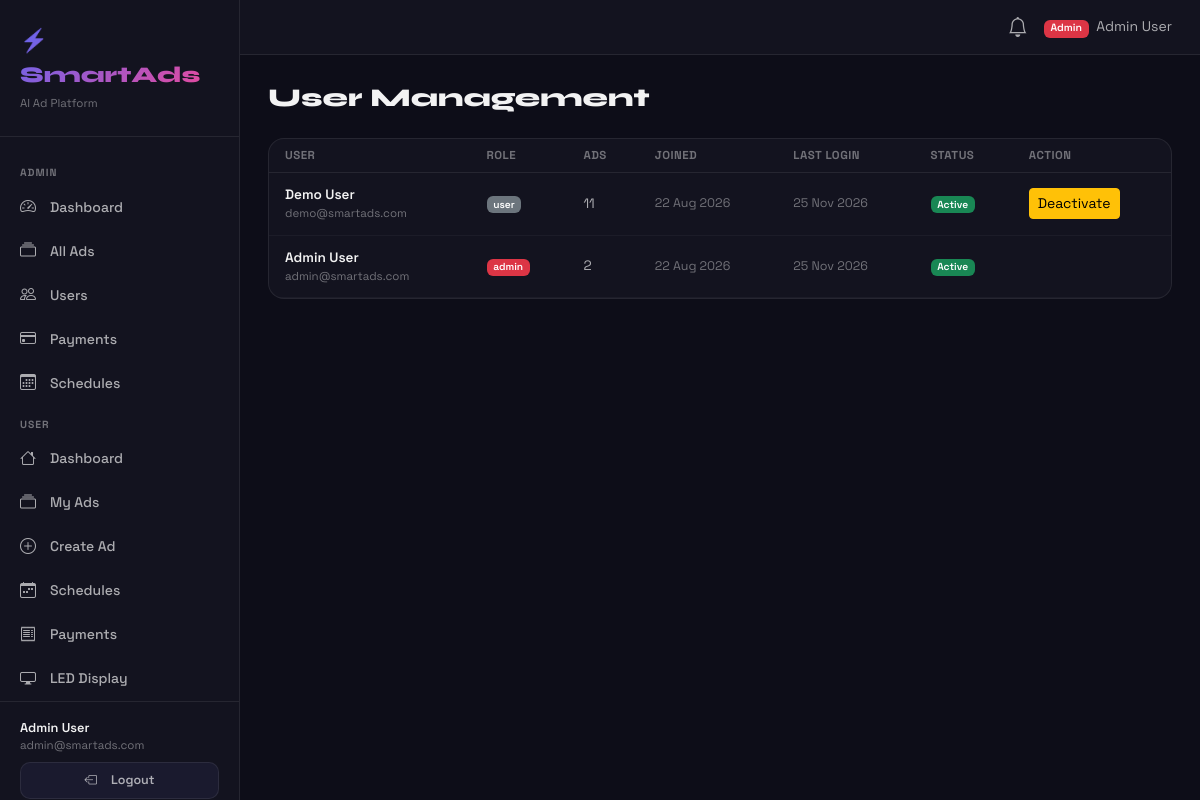
Page /admin/users (signed in) on the committed database.
### app/models/user.py (models this page shows, shortened)
class User(UserMixin, db.Model):
    __tablename__ = 'users'
    id            = db.Column(db.Integer, primary_key=True)
    name          = db.Column(db.String(120), nullable=False)
    email         = db.Column(db.String(150), unique=True, nullable=False, index=True)
    password_hash = db.Column(db.String(256), nullable=False)
    role          = db.Column(db.String(20), default='user')
    is_active     = db.Column(db.Boolean, default=True)
    created_at    = db.Column(db.DateTime, default=datetime.utcnow)
    last_login    = db.Column(db.DateTime, nullable=True)
    advertisements = db.relationship('Advertisement', backref='owner', lazy='dynamic', foreign_keys='Advertisement.user_id')
    payments       = db.relationship('Payment', backref='user', lazy='dynamic')
    schedules      = db.relationship('AdSchedule', backref='user', lazy='dynamic', foreign_keys='AdSchedule.user_id')
    notifications  = db.relationship('Notification', backref='user', lazy='dynamic')
    videos         = db.relationship('AdVideo', backref='user', lazy='dynamic')
    def is_admin(self): return self.role == 'admin'

### app/routes/admin.py (the view)
@admin_bp.route('/users')
@admin_required
def users():
    all_users = User.query.order_by(User.created_at.desc()).all()
    return render_template('admin/users.html', users=all_users)

### app/models/user.py (called while the page is built)
@login_manager.user_loader
def load_user(uid): return User.query.get(int(uid))

### app/routes/admin.py (called while the page is built)
def admin_required(f):
    @wraps(f)
    @login_required
    def decorated(*args, **kwargs):
        if not current_user.is_admin():
            flash('Admin access required.', 'danger')
            return redirect(url_for('dashboard.home'))
        return f(*args, **kwargs)
    return decorated

### app/templates/admin/users.html (shortened to what this page needs)
{% extends 'base.html' %}
{% block content %}
<h1 class="page-title mb-4">User Management</h1>
<div class="card-modern p-0 overflow-hidden">
  <table class="table-dark-custom">
    <thead><tr><th>User</th><th>Role</th><th>Ads</th><th>Joined</th><th>Last Login</th><th>Status</th><th>Action</th></tr></thead>
    <tbody>
      {% for u in users %}
      <tr>
        <td>
          <div style="font-weight:600;color:var(--text)">{{ u.name }}</div>
          <div style="font-size:.72rem;color:var(--text-muted)">{{ u.email }}</div>
        </td>
        <td><span class="badge bg-{{ 'danger' if u.role=='admin' else 'secondary' }}">{{ u.role }}</span></td>
        <td style="color:var(--text-secondary)">{{ u.advertisements.count() }}</td>
        <td style="font-size:.78rem;color:var(--text-muted)">{{ u.created_at.strftime('%d %b %Y') }}</td>
        <td style="font-size:.78rem;color:var(--text-muted)">{{ u.last_login.strftime('%d %b %Y') if u.last_login else 'Never' }}</td>
        <td><span class="badge bg-{{ 'success' if u.is_active else 'secondary' }}">{{ 'Active' if u.is_active else 'Inactive' }}</span></td>
        <td>
          {% if u.role != 'admin' %}
          <form method="POST" action="{{ url_for('admin.toggle_user', uid=u.id) }}" style="display:inline">
            <button type="submit" class="btn btn-sm btn-{{ 'warning' if u.is_active else 'success' }}">
              {{ 'Deactivate' if u.is_active else 'Activate' }}
            </button>
          </form>
          {% endif %}
        </td>
      </tr>
      {% endfor %}
    </tbody>
  </table>
</div>
{% endblock %}

### app/templates/base.html (shortened to what this page needs)
<!DOCTYPE html>
<html lang="en">
<head>
<link href="https://cdn.jsdelivr.net/npm/bootstrap@5.3.2/dist/css/bootstrap.min.css" rel="stylesheet">
<link href="https://cdn.jsdelivr.net/npm/bootstrap-icons@1.11.3/font/bootstrap-icons.css" rel="stylesheet">
</head>
<body>
<div class="sidebar">
  <div class="sidebar-brand">
    <div class="brand-logo">⚡ SmartAds</div>
    <div style="font-size:.72rem;color:var(--text-muted);margin-top:4px">AI Ad Platform</div>
  </div>
  <nav>
    {% if current_user.is_authenticated and current_user.is_admin() %}
    <div class="nav-section">Admin</div>
    <div class="nav-item"><a href="{{ url_for('admin.index') }}"><i class="bi bi-speedometer2"></i>Dashboard</a></div>
    <div class="nav-item"><a href="{{ url_for('admin.ads') }}"><i class="bi bi-collection"></i>All Ads</a></div>
    <div class="nav-item"><a href="{{ url_for('admin.users') }}"><i class="bi bi-people"></i>Users</a></div>
    <div class="nav-item"><a href="{{ url_for('admin.payments') }}"><i class="bi bi-credit-card"></i>Payments</a></div>
    <div class="nav-item"><a href="{{ url_for('admin.schedules') }}"><i class="bi bi-calendar3"></i>Schedules</a></div>
    <div class="nav-section">User</div>
    {% endif %}
    <div class="nav-item"><a href="{{ url_for('dashboard.home') }}"><i class="bi bi-house"></i>Dashboard</a></div>
    <div class="nav-item"><a href="{{ url_for('ads.list_ads') }}"><i class="bi bi-collection"></i>My Ads</a></div>
    <div class="nav-item"><a href="{{ url_for('ads.create') }}"><i class="bi bi-plus-circle"></i>Create Ad</a></div>
    <div class="nav-item"><a href="{{ url_for('schedule.index') }}"><i class="bi bi-calendar-week"></i>Schedules</a></div>
    <div class="nav-item"><a href="{{ url_for('payment.history') }}"><i class="bi bi-receipt"></i>Payments</a></div>
    <div class="nav-item"><a href="{{ url_for('display.index') }}"><i class="bi bi-display"></i>LED Display</a></div>
  </nav>
  {% if current_user.is_authenticated %}
  <div style="margin-top:auto;padding:16px 20px;border-top:1px solid var(--border)">
    <div style="font-size:.8rem;font-weight:600;color:var(--text)">{{ current_user.name }}</div>
    <div style="font-size:.72rem;color:var(--text-muted)">{{ current_user.email }}</div>
    <a href="{{ url_for('auth.logout') }}" class="btn-surface mt-2 w-100" style="justify-content:center;font-size:.78rem">
      <i class="bi bi-box-arrow-left me-2"></i>Logout</a>
  </div>
  {% endif %}
</div>
<div class="main-content">
  <div class="topbar">
    {% if current_user.is_authenticated %}
    <div class="d-flex align-items-center gap-3">
      <a href="{{ url_for('notifications.index') }}" style="position:relative;color:var(--text-secondary);text-decoration:none">
        <i class="bi bi-bell fs-5"></i>
      </a>
      <div style="font-size:.875rem;color:var(--text-secondary)">
        {% if current_user.is_admin() %}<span class="badge bg-danger me-1">Admin</span>{% endif %}
        {{ current_user.name }}
      </div>
    </div>
    {% endif %}
  </div>
  <div class="content-area">
    {% block content %}{% endblock %}
  </div>
</div>
</body>
</html>

### app/templates/base.html (style rules this page uses)
:root { --bg:#0d0d18;--bg-card:#13131f;--bg-elevated:#1a1a2e;--border:rgba(255,255,255,.08); --text:rgba(255,255,255,.95);--text-secondary:rgba(255,255,255,.65);--text-muted:rgba(255,255,255,.4); --accent:#6366f1;--accent-glow:rgba(99,102,241,.15);--success:#10b981;--danger:#ef4444; --warning:#f59e0b;--info:#06b6d4;--font-sans:'Space Grotesk',sans-serif; }
* { box-sizing:border-box;margin:0;padding:0; }
body { background:var(--bg);color:var(--text);font-family:var(--font-sans);min-height:100vh; }
.sidebar { width:240px;background:var(--bg-card);border-right:1px solid var(--border); position:fixed;top:0;left:0;height:100vh;z-index:100;display:flex;flex-direction:column;padding:24px 0;overflow-y:auto; }
.sidebar-brand { padding:0 20px 24px;border-bottom:1px solid var(--border);margin-bottom:16px; }
.brand-logo { font-family:'Syne',sans-serif;font-size:1.4rem;font-weight:800; background:linear-gradient(135deg,#6366f1,#ec4899);-webkit-background-clip:text;-webkit-text-fill-color:transparent; }
.nav-item a { display:flex;align-items:center;gap:10px;padding:10px 20px;color:var(--text-secondary); text-decoration:none;transition:all .2s;font-size:.875rem;font-weight:500; }
.nav-item a i { font-size:1rem;width:20px; }
.nav-section { font-size:.65rem;font-weight:700;color:var(--text-muted);text-transform:uppercase;letter-spacing:1px;padding:12px 20px 4px; }
.main-content { margin-left:240px;min-height:100vh; }
.topbar { background:var(--bg-card);border-bottom:1px solid var(--border);padding:12px 28px; display:flex;align-items:center;justify-content:space-between;position:sticky;top:0;z-index:99; }
.content-area { padding:28px; }
.page-title { font-family:'Syne',sans-serif;font-size:1.6rem;font-weight:800;color:var(--text); }
.card-modern { background:var(--bg-card);border:1px solid var(--border);border-radius:16px;padding:24px;transition:all .2s; }
.btn-surface { background:var(--bg-elevated);border:1px solid var(--border);color:var(--text-secondary); padding:8px 16px;border-radius:10px;font-weight:600;font-family:var(--font-sans);cursor:pointer; transition:all .2s;text-decoration:none;display:inline-flex;align-items:center;gap:6px; }
.badge { font-family:var(--font-sans);font-weight:600; }
.table-dark-custom { width:100%;border-collapse:collapse; }
.table-dark-custom th { font-size:.72rem;font-weight:700;text-transform:uppercase;letter-spacing:.5px; color:var(--text-muted);padding:8px 16px;border-bottom:1px solid var(--border); }
.table-dark-custom td { padding:12px 16px;border-bottom:1px solid rgba(255,255,255,.04);font-size:.85rem;color:var(--text-secondary); }

### rows in the picture
User: name "Admin User", email "admin@smartads.com", role "admin", advertisements.count "2", created_at "22 Aug 2026", last_login "25 Nov 2026", is_active "Active"
User: name "Demo User", email "demo@smartads.com", role "user", advertisements.count "11", created_at "22 Aug 2026", last_login "25 Nov 2026", is_active "Active", is_active "Deactivate"
